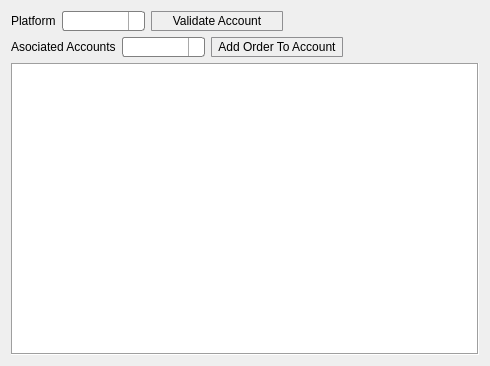
<?xml version="1.0" encoding="UTF-8"?>
<ui version="4.0">
 <class>TimedOrder</class>
 <widget class="QMainWindow" name="TimedOrder">
  <property name="geometry">
   <rect>
    <x>0</x>
    <y>0</y>
    <width>490</width>
    <height>366</height>
   </rect>
  </property>
  <property name="windowTitle">
   <string>One Lot Trader</string>
  </property>
  <property name="windowIcon">
   <iconset resource="onelottrader.qrc">
    <normaloff>:/OneLotTrader/Images/timer_binoculars.png</normaloff>:/OneLotTrader/Images/timer_binoculars.png</iconset>
  </property>
  <widget class="QWidget" name="centralWidget">
   <layout class="QHBoxLayout" name="horizontalLayout_3">
    <item>
     <layout class="QVBoxLayout" name="verticalLayout">
      <item>
       <layout class="QHBoxLayout" name="horizontalLayout">
        <item>
         <widget class="QLabel" name="label">
          <property name="sizePolicy">
           <sizepolicy hsizetype="Fixed" vsizetype="Fixed">
            <horstretch>0</horstretch>
            <verstretch>0</verstretch>
           </sizepolicy>
          </property>
          <property name="text">
           <string>Platform</string>
          </property>
         </widget>
        </item>
        <item>
         <widget class="QComboBox" name="comboBoxPlatform">
          <property name="sizePolicy">
           <sizepolicy hsizetype="Fixed" vsizetype="Fixed">
            <horstretch>0</horstretch>
            <verstretch>0</verstretch>
           </sizepolicy>
          </property>
          <property name="styleSheet">
           <string notr="true"> QComboBox {
     border: 1px solid gray;
     border-radius: 3px;
     padding: 1px 18px 1px 3px;
     min-width: 6em;
 }

 QComboBox:editable {
     background: white;
 }

 QComboBox:!editable, QComboBox::drop-down:editable {
      background: qlineargradient(x1: 0, y1: 0, x2: 0, y2: 1,
                                  stop: 0 #E1E1E1, stop: 0.4 #DDDDDD,
                                  stop: 0.5 #D8D8D8, stop: 1.0 #D3D3D3);
 }

 /* QComboBox gets the &quot;on&quot; state when the popup is open */
 QComboBox:!editable:on, QComboBox::drop-down:editable:on {
     background: qlineargradient(x1: 0, y1: 0, x2: 0, y2: 1,
                                 stop: 0 #D3D3D3, stop: 0.4 #D8D8D8,
                                 stop: 0.5 #DDDDDD, stop: 1.0 #E1E1E1);
 }

 QComboBox:on { /* shift the text when the popup opens */
     padding-top: 3px;
     padding-left: 4px;
 }

 QComboBox::drop-down {
     subcontrol-origin: padding;
     subcontrol-position: top right;
     width: 15px;

     border-left-width: 1px;
     border-left-color: darkgray;
     border-left-style: solid; /* just a single line */
     border-top-right-radius: 3px; /* same radius as the QComboBox */
     border-bottom-right-radius: 3px;
 }

 QComboBox::down-arrow 
{
     image: url(images/downarrow.png);
    width: 15px;
    height: 15px;
 }

 QComboBox::down-arrow:on { /* shift the arrow when popup is open */
     top: 1px;
     left: 1px;
 }

 QComboBox QAbstractItemView {
     border: 2px solid darkgray;
     selection-background-color: lightgray;
 }</string>
          </property>
         </widget>
        </item>
        <item>
         <widget class="QPushButton" name="cmdValidate">
          <property name="sizePolicy">
           <sizepolicy hsizetype="Fixed" vsizetype="Fixed">
            <horstretch>0</horstretch>
            <verstretch>0</verstretch>
           </sizepolicy>
          </property>
          <property name="styleSheet">
           <string notr="true">QPushButton {
         border: 1px solid #8f8f91;
         border-radius: 1px;
         background-color: qlineargradient(x1: 0, y1: 0, x2: 0, y2: 1,
                                           stop: 0 #f6f7fa, stop: 1 #dadbde);
         min-width: 130px;
         min-height: 18px;
     }

     QPushButton:pressed {
         background-color: qlineargradient(x1: 0, y1: 0, x2: 0, y2: 1,
                                           stop: 0 #dadbde, stop: 1 #f6f7fa);
     }
</string>
          </property>
          <property name="text">
           <string>Validate Account</string>
          </property>
         </widget>
        </item>
        <item>
         <spacer name="horizontalSpacer">
          <property name="orientation">
           <enum>Qt::Horizontal</enum>
          </property>
          <property name="sizeHint" stdset="0">
           <size>
            <width>40</width>
            <height>20</height>
           </size>
          </property>
         </spacer>
        </item>
       </layout>
      </item>
      <item>
       <layout class="QHBoxLayout" name="horizontalLayout_2">
        <item>
         <widget class="QLabel" name="label_3">
          <property name="sizePolicy">
           <sizepolicy hsizetype="Fixed" vsizetype="Fixed">
            <horstretch>0</horstretch>
            <verstretch>0</verstretch>
           </sizepolicy>
          </property>
          <property name="text">
           <string>Asociated Accounts</string>
          </property>
         </widget>
        </item>
        <item>
         <widget class="QComboBox" name="comboBoxAsociatedAcount">
          <property name="styleSheet">
           <string notr="true"> QComboBox {
     border: 1px solid gray;
     border-radius: 3px;
     padding: 1px 18px 1px 3px;
     min-width: 6em;
 }

 QComboBox:editable {
     background: white;
 }

 QComboBox:!editable, QComboBox::drop-down:editable {
      background: qlineargradient(x1: 0, y1: 0, x2: 0, y2: 1,
                                  stop: 0 #E1E1E1, stop: 0.4 #DDDDDD,
                                  stop: 0.5 #D8D8D8, stop: 1.0 #D3D3D3);
 }

 /* QComboBox gets the &quot;on&quot; state when the popup is open */
 QComboBox:!editable:on, QComboBox::drop-down:editable:on {
     background: qlineargradient(x1: 0, y1: 0, x2: 0, y2: 1,
                                 stop: 0 #D3D3D3, stop: 0.4 #D8D8D8,
                                 stop: 0.5 #DDDDDD, stop: 1.0 #E1E1E1);
 }

 QComboBox:on { /* shift the text when the popup opens */
     padding-top: 3px;
     padding-left: 4px;
 }

 QComboBox::drop-down {
     subcontrol-origin: padding;
     subcontrol-position: top right;
     width: 15px;

     border-left-width: 1px;
     border-left-color: darkgray;
     border-left-style: solid; /* just a single line */
     border-top-right-radius: 3px; /* same radius as the QComboBox */
     border-bottom-right-radius: 3px;
 }

 QComboBox::down-arrow 
{
     image: url(images/downarrow.png);
    width: 15px;
    height: 15px;
 }

 QComboBox::down-arrow:on { /* shift the arrow when popup is open */
     top: 1px;
     left: 1px;
 }

 QComboBox QAbstractItemView {
     border: 2px solid darkgray;
     selection-background-color: lightgray;
 }</string>
          </property>
         </widget>
        </item>
        <item>
         <widget class="QPushButton" name="cmdAddOrder">
          <property name="sizePolicy">
           <sizepolicy hsizetype="Fixed" vsizetype="Fixed">
            <horstretch>0</horstretch>
            <verstretch>0</verstretch>
           </sizepolicy>
          </property>
          <property name="styleSheet">
           <string notr="true">QPushButton {
         border: 1px solid #8f8f91;
         border-radius: 1px;
         background-color: qlineargradient(x1: 0, y1: 0, x2: 0, y2: 1,
                                           stop: 0 #f6f7fa, stop: 1 #dadbde);
         min-width: 130px;
         min-height: 18px;
     }

     QPushButton:pressed {
         background-color: qlineargradient(x1: 0, y1: 0, x2: 0, y2: 1,
                                           stop: 0 #dadbde, stop: 1 #f6f7fa);
     }

     QPushButton:flat {
         border: none; /* no border for a flat push button */
     }

     QPushButton:default {
         border-color: navy; /* make the default button prominent */
     }</string>
          </property>
          <property name="text">
           <string>Add Order To Account</string>
          </property>
         </widget>
        </item>
        <item>
         <spacer name="horizontalSpacer_2">
          <property name="orientation">
           <enum>Qt::Horizontal</enum>
          </property>
          <property name="sizeHint" stdset="0">
           <size>
            <width>40</width>
            <height>20</height>
           </size>
          </property>
         </spacer>
        </item>
       </layout>
      </item>
      <item>
       <widget class="QTableView" name="TableViewOrders">
        <property name="styleSheet">
         <string notr="true"/>
        </property>
        <property name="frameShape">
         <enum>QFrame::Box</enum>
        </property>
        <property name="alternatingRowColors">
         <bool>true</bool>
        </property>
        <property name="gridStyle">
         <enum>Qt::DashLine</enum>
        </property>
        <property name="sortingEnabled">
         <bool>false</bool>
        </property>
        <attribute name="horizontalHeaderVisible">
         <bool>true</bool>
        </attribute>
        <attribute name="horizontalHeaderDefaultSectionSize">
         <number>65</number>
        </attribute>
        <attribute name="verticalHeaderVisible">
         <bool>false</bool>
        </attribute>
        <attribute name="verticalHeaderDefaultSectionSize">
         <number>18</number>
        </attribute>
        <attribute name="verticalHeaderStretchLastSection">
         <bool>false</bool>
        </attribute>
       </widget>
      </item>
     </layout>
    </item>
   </layout>
  </widget>
 </widget>
 <layoutdefault spacing="6" margin="11"/>
 <resources>
  <include location="onelottrader.qrc"/>
 </resources>
 <connections/>
</ui>
